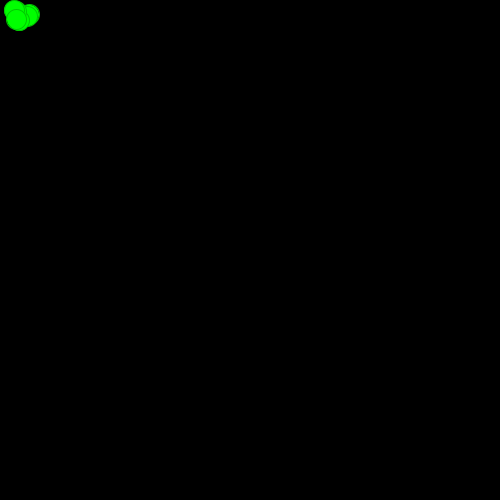
Frame 1 (no input)
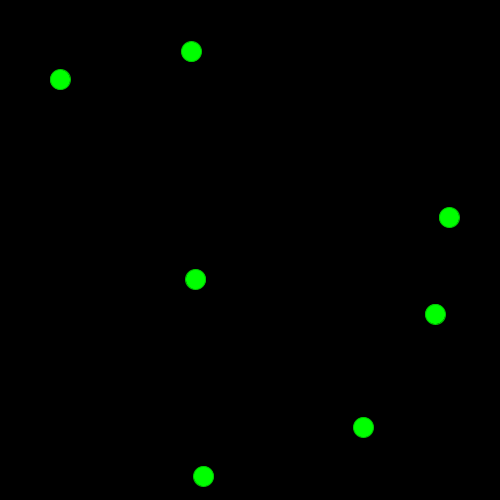
Frame 60 (the mouse pressed at the canvas centre just before this capture)
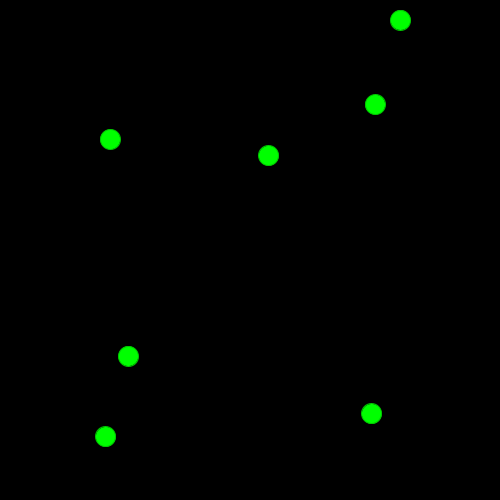
Frame 120 (the mouse held since frame 60 and released just before this capture)

The Processing sketch that drew these frames (run headless with seeded random() and noise(); from frame 60 on, the mouse is pressed at the canvas centre):

// Processing sketch: Ball_Shooter_Game
// ── Ball_Shooter_Game.pde
class ball{
  public
  float radius;
  color c;
  PVector vel;
  PVector pos;
  PVector acc;
  float alpha; 
  boolean dissappear;
  ball(float radius, PVector vel,PVector acc)
  {
      this.radius=radius; 
      this.pos=new PVector(radius,radius);
      this.vel=vel ;
      this.acc=acc;
      this.alpha=255;
      this.dissappear=false;
  }
  void setColor(color c)
  {
    this.c=c;
  }
  void setVelocity(PVector vel)
  {
    this.vel=vel;
  }
  void setPosition(PVector pos)
  {
    this.pos=pos;
  }
  void update()
  {
    if(this.dissappear)
    {
      this.alpha-=25; // well dissappear
    }
    stroke(0,200,0,this.alpha);
    fill(0,255,0,this.alpha);
    ellipse(this.pos.x,this.pos.y,radius,radius);
  }
  
  // now the ball has a name.
}

//ball b=new ball(25,new PVector(20,10),new PVector(2.0,0.1));
ball []balls = new ball[7];
float ballRad=20/2.0;
void setup()
{
   background(0);
   size(500,500);
   
   //b.update();
   //b.setVelocity(new PVector(10,10));
   //b.vel.x=10;
   //b.vel.y=10;
   for(int i=0;i<7;i++)
   {  
     balls[i]=new ball(20,new PVector(random(-10,10),random(-10,10)), new PVector(random(0),random(0)));
   }
   frameRate(40);
   
}
void draw()
{
  background(0);
  
  for(ball b:balls)
  {
    
    
    float x=b.pos.x;
    float y=b.pos.y;
    if((x + b.radius/2.0) >= width || (x - b.radius/2.0)<=0)
    {
      b.vel.x*=-1;
      if(x-b.radius<0)
      {
        b.pos.x=b.radius;
      }
      
    }
    if((y + b.radius/2.0) >= height || (y - b.radius/2.0)<=0)
    {
      b.vel.y*=-1;
      if(y<0){
        b.pos.y=b.radius;
      }
      
    }
  
      //println(b.pos);  println(b.vel);
    
    //b.pos.x+=b.vel.x; // this might be a case, we have to see!
    //b.pos.y+=b.vel.y;
    b.pos.add(b.vel);
    b.vel.add(b.acc);
    
    //println(b.pos,b.vel);
    b.update();
  }
 
}
void mousePressed()
{
   //println("mousePressed"); 
   for(ball b:balls)
   {
      float dist=sqrt((mouseX-b.pos.x)*(mouseX-b.pos.x) + (mouseY-b.pos.y)*(mouseY-b.pos.y));
      println(dist);
      if(dist<=b.radius)
      {
         // kill the ball and remove it from the balls array 
         // kill the ball from the array, or maybe outside?, draw 20 different balls, assign them some random direction and velocity and make them dissappear???
         // ball - > opacity -- 0;
         // ball -> time of existance =INF
         b.dissappear=true;
         break;
               
      } 
   }
  
}
